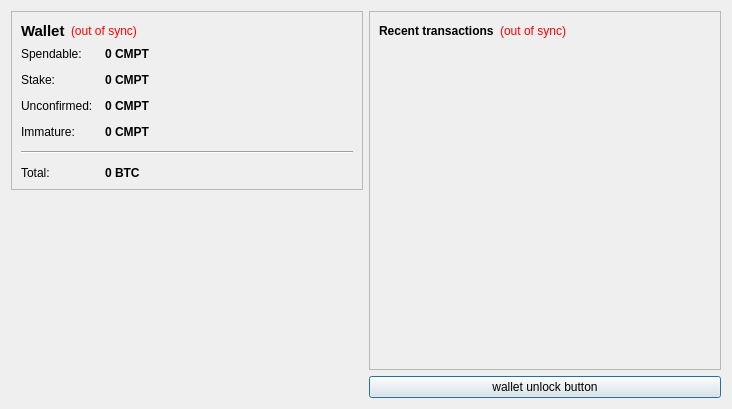
<?xml version="1.0" encoding="UTF-8"?>
<ui version="4.0">
 <class>OverviewPage</class>
 <widget class="QWidget" name="OverviewPage">
  <property name="geometry">
   <rect>
    <x>0</x>
    <y>0</y>
    <width>732</width>
    <height>409</height>
   </rect>
  </property>
  <property name="windowTitle">
   <string>Form</string>
  </property>
  <layout class="QHBoxLayout" name="horizontalLayout" stretch="0,0">
   <item>
    <layout class="QVBoxLayout" name="verticalLayout_2">
     <item>
      <widget class="QFrame" name="frame">
       <property name="frameShape">
        <enum>QFrame::StyledPanel</enum>
       </property>
       <property name="frameShadow">
        <enum>QFrame::Raised</enum>
       </property>
       <layout class="QVBoxLayout" name="verticalLayout_4">
        <item>
         <layout class="QHBoxLayout" name="horizontalLayout_4">
          <item>
           <widget class="QLabel" name="label_5">
            <property name="font">
             <font>
              <pointsize>11</pointsize>
              <weight>75</weight>
              <bold>true</bold>
             </font>
            </property>
            <property name="text">
             <string>Wallet</string>
            </property>
           </widget>
          </item>
          <item>
           <widget class="QLabel" name="labelWalletStatus">
            <property name="toolTip">
             <string>The displayed information may be out of date. Your wallet automatically synchronizes with the GoddessCoin network after a connection is established, but this process has not completed yet.</string>
            </property>
            <property name="styleSheet">
             <string notr="true">QLabel { color: red; }</string>
            </property>
            <property name="text">
             <string notr="true">(out of sync)</string>
            </property>
            <property name="alignment">
             <set>Qt::AlignLeading|Qt::AlignLeft|Qt::AlignVCenter</set>
            </property>
           </widget>
          </item>
          <item>
           <spacer name="horizontalSpacer_2">
            <property name="orientation">
             <enum>Qt::Horizontal</enum>
            </property>
            <property name="sizeHint" stdset="0">
             <size>
              <width>40</width>
              <height>20</height>
             </size>
            </property>
           </spacer>
          </item>
         </layout>
        </item>
        <item>
         <layout class="QFormLayout" name="formLayout_2">
          <property name="fieldGrowthPolicy">
           <enum>QFormLayout::AllNonFixedFieldsGrow</enum>
          </property>
          <property name="horizontalSpacing">
           <number>12</number>
          </property>
          <property name="verticalSpacing">
           <number>12</number>
          </property>
          <item row="0" column="0">
           <widget class="QLabel" name="label">
            <property name="text">
             <string>Spendable:</string>
            </property>
           </widget>
          </item>
          <item row="0" column="1">
           <widget class="QLabel" name="labelBalance">
            <property name="font">
             <font>
              <weight>75</weight>
              <bold>true</bold>
             </font>
            </property>
            <property name="cursor">
             <cursorShape>IBeamCursor</cursorShape>
            </property>
            <property name="toolTip">
             <string>Your current spendable balance</string>
            </property>
            <property name="text">
             <string notr="true">0 CMPT</string>
            </property>
            <property name="textInteractionFlags">
             <set>Qt::LinksAccessibleByMouse|Qt::TextSelectableByKeyboard|Qt::TextSelectableByMouse</set>
            </property>
           </widget>
          </item>
          <item row="1" column="0">
           <widget class="QLabel" name="label_6">
            <property name="text">
             <string>Stake:</string>
            </property>
           </widget>
          </item>
          <item row="1" column="1">
           <widget class="QLabel" name="labelStake">
            <property name="font">
             <font>
              <weight>75</weight>
              <bold>true</bold>
             </font>
            </property>
            <property name="cursor">
             <cursorShape>IBeamCursor</cursorShape>
            </property>
            <property name="toolTip">
             <string>Total of coins that was staked, and do not yet count toward the current balance</string>
            </property>
            <property name="text">
             <string notr="true">0 CMPT</string>
            </property>
            <property name="textInteractionFlags">
             <set>Qt::LinksAccessibleByMouse|Qt::TextSelectableByKeyboard|Qt::TextSelectableByMouse</set>
            </property>
           </widget>
          </item>
          <item row="2" column="0">
           <widget class="QLabel" name="label_3">
            <property name="text">
             <string>Unconfirmed:</string>
            </property>
           </widget>
          </item>
          <item row="2" column="1">
           <widget class="QLabel" name="labelUnconfirmed">
            <property name="font">
             <font>
              <weight>75</weight>
              <bold>true</bold>
             </font>
            </property>
            <property name="cursor">
             <cursorShape>IBeamCursor</cursorShape>
            </property>
            <property name="toolTip">
             <string>Total of transactions that have yet to be confirmed, and do not yet count toward the current balance</string>
            </property>
            <property name="text">
             <string notr="true">0 CMPT</string>
            </property>
            <property name="textInteractionFlags">
             <set>Qt::LinksAccessibleByMouse|Qt::TextSelectableByKeyboard|Qt::TextSelectableByMouse</set>
            </property>
           </widget>
          </item>
          <item row="3" column="0">
           <widget class="QLabel" name="labelImmatureText">
            <property name="text">
             <string>Immature:</string>
            </property>
           </widget>
          </item>
          <item row="3" column="1">
           <widget class="QLabel" name="labelImmature">
            <property name="font">
             <font>
              <weight>75</weight>
              <bold>true</bold>
             </font>
            </property>
            <property name="toolTip">
             <string>Mined balance that has not yet matured</string>
            </property>
            <property name="text">
             <string notr="true">0 CMPT</string>
            </property>
            <property name="textInteractionFlags">
             <set>Qt::LinksAccessibleByMouse|Qt::TextSelectableByKeyboard|Qt::TextSelectableByMouse</set>
            </property>
           </widget>
          </item>
          <item row="4" column="0" colspan="2">
           <widget class="Line" name="line">
            <property name="orientation">
             <enum>Qt::Horizontal</enum>
            </property>
           </widget>
          </item>
          <item row="5" column="0">
           <widget class="QLabel" name="labelTotalText">
            <property name="text">
             <string>Total:</string>
            </property>
           </widget>
          </item>
          <item row="5" column="1">
           <widget class="QLabel" name="labelTotal">
            <property name="font">
             <font>
              <weight>75</weight>
              <bold>true</bold>
             </font>
            </property>
            <property name="cursor">
             <cursorShape>IBeamCursor</cursorShape>
            </property>
            <property name="toolTip">
             <string>Your current total balance</string>
            </property>
            <property name="text">
             <string notr="true">0 BTC</string>
            </property>
            <property name="textInteractionFlags">
             <set>Qt::LinksAccessibleByMouse|Qt::TextSelectableByKeyboard|Qt::TextSelectableByMouse</set>
            </property>
           </widget>
          </item>
         </layout>
        </item>
       </layout>
      </widget>
     </item>
     <item>
      <spacer name="verticalSpacer_4">
       <property name="orientation">
        <enum>Qt::Vertical</enum>
       </property>
       <property name="sizeHint" stdset="0">
        <size>
         <width>20</width>
         <height>40</height>
        </size>
       </property>
      </spacer>
     </item>
     <item>
      <widget class="QLabel" name="label_2">
       <property name="text">
        <string/>
       </property>
       <property name="pixmap">
        <pixmap resource="../bitcoin.qrc">:/images/Wallet_Logo</pixmap>
       </property>
       <property name="alignment">
        <set>Qt::AlignCenter</set>
       </property>
      </widget>
     </item>
     <item>
      <spacer name="verticalSpacer">
       <property name="orientation">
        <enum>Qt::Vertical</enum>
       </property>
       <property name="sizeHint" stdset="0">
        <size>
         <width>20</width>
         <height>40</height>
        </size>
       </property>
      </spacer>
     </item>
    </layout>
   </item>
   <item>
    <layout class="QVBoxLayout" name="verticalLayout_3">
     <item>
      <widget class="QFrame" name="frame_2">
       <property name="frameShape">
        <enum>QFrame::StyledPanel</enum>
       </property>
       <property name="frameShadow">
        <enum>QFrame::Raised</enum>
       </property>
       <layout class="QVBoxLayout" name="verticalLayout">
        <item>
         <layout class="QHBoxLayout" name="horizontalLayout_2">
          <item>
           <widget class="QLabel" name="label_4">
            <property name="text">
             <string>&lt;b&gt;Recent transactions&lt;/b&gt;</string>
            </property>
           </widget>
          </item>
          <item>
           <widget class="QLabel" name="labelTransactionsStatus">
            <property name="toolTip">
             <string>The displayed information may be out of date. Your wallet automatically synchronizes with the GoddessCoin network after a connection is established, but this process has not completed yet.</string>
            </property>
            <property name="styleSheet">
             <string notr="true">QLabel { color: red; }</string>
            </property>
            <property name="text">
             <string notr="true">(out of sync)</string>
            </property>
            <property name="alignment">
             <set>Qt::AlignRight|Qt::AlignTrailing|Qt::AlignVCenter</set>
            </property>
           </widget>
          </item>
          <item>
           <spacer name="horizontalSpacer">
            <property name="orientation">
             <enum>Qt::Horizontal</enum>
            </property>
            <property name="sizeHint" stdset="0">
             <size>
              <width>40</width>
              <height>20</height>
             </size>
            </property>
           </spacer>
          </item>
         </layout>
        </item>
        <item>
         <widget class="QListView" name="listTransactions">
          <property name="styleSheet">
           <string notr="true">QListView { background: transparent; }</string>
          </property>
          <property name="frameShape">
           <enum>QFrame::NoFrame</enum>
          </property>
          <property name="verticalScrollBarPolicy">
           <enum>Qt::ScrollBarAlwaysOff</enum>
          </property>
          <property name="horizontalScrollBarPolicy">
           <enum>Qt::ScrollBarAlwaysOff</enum>
          </property>
          <property name="selectionMode">
           <enum>QAbstractItemView::NoSelection</enum>
          </property>
         </widget>
        </item>
       </layout>
      </widget>
     </item>
     <item>
      <widget class="QPushButton" name="unlockWalletButton">
       <property name="sizePolicy">
        <sizepolicy hsizetype="Minimum" vsizetype="Fixed">
         <horstretch>0</horstretch>
         <verstretch>0</verstretch>
        </sizepolicy>
       </property>
       <property name="maximumSize">
        <size>
         <width>16777214</width>
         <height>16777214</height>
        </size>
       </property>
       <property name="toolTip">
        <string/>
       </property>
       <property name="text">
        <string>wallet unlock button</string>
       </property>
       <property name="checkable">
        <bool>false</bool>
       </property>
       <property name="autoDefault">
        <bool>false</bool>
       </property>
       <property name="default">
        <bool>true</bool>
       </property>
       <property name="flat">
        <bool>false</bool>
       </property>
      </widget>
     </item>
    </layout>
   </item>
  </layout>
 </widget>
 <resources>
  <include location="../bitcoin.qrc"/>
 </resources>
 <connections/>
</ui>
